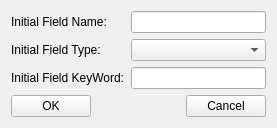
<?xml version="1.0" encoding="UTF-8"?>
<ui version="4.0">
 <class>GUIInitialFieldTypeDialog</class>
 <widget class="QWidget" name="GUIInitialFieldTypeDialog">
  <property name="geometry">
   <rect>
    <x>0</x>
    <y>0</y>
    <width>277</width>
    <height>124</height>
   </rect>
  </property>
  <property name="windowTitle">
   <string>Initial Field</string>
  </property>
  <layout class="QGridLayout" name="gridLayout">
   <item row="0" column="0">
    <widget class="QLabel" name="labelName">
     <property name="text">
      <string>Initial Field Name:</string>
     </property>
    </widget>
   </item>
   <item row="0" column="1">
    <widget class="QLineEdit" name="lineEditName"/>
   </item>
   <item row="1" column="0">
    <widget class="QLabel" name="labelType">
     <property name="text">
      <string>Initial Field Type:</string>
     </property>
    </widget>
   </item>
   <item row="1" column="1">
    <widget class="QComboBox" name="comboBoxType"/>
   </item>
   <item row="2" column="0">
    <widget class="QLabel" name="labelKeyWord">
     <property name="text">
      <string>Initial Field KeyWord:</string>
     </property>
    </widget>
   </item>
   <item row="2" column="1">
    <widget class="QLineEdit" name="lineEditKeyWord"/>
   </item>
   <item row="3" column="0" colspan="2">
    <layout class="QHBoxLayout" name="horizontalLayout">
     <item>
      <widget class="QPushButton" name="buttonOK">
       <property name="text">
        <string>OK</string>
       </property>
      </widget>
     </item>
     <item>
      <spacer name="horizontalSpacer">
       <property name="orientation">
        <enum>Qt::Horizontal</enum>
       </property>
       <property name="sizeHint" stdset="0">
        <size>
         <width>40</width>
         <height>20</height>
        </size>
       </property>
      </spacer>
     </item>
     <item>
      <widget class="QPushButton" name="buttonCancel">
       <property name="text">
        <string>Cancel</string>
       </property>
      </widget>
     </item>
    </layout>
   </item>
  </layout>
 </widget>
 <tabstops>
  <tabstop>lineEditName</tabstop>
  <tabstop>comboBoxType</tabstop>
  <tabstop>buttonOK</tabstop>
  <tabstop>buttonCancel</tabstop>
  <tabstop>lineEditKeyWord</tabstop>
 </tabstops>
 <resources/>
 <connections/>
</ui>
